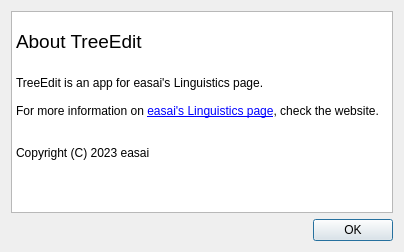
<?xml version="1.0" encoding="UTF-8"?>
<ui version="4.0">
 <class>AboutDialog</class>
 <widget class="QDialog" name="AboutDialog">
  <property name="geometry">
   <rect>
    <x>0</x>
    <y>0</y>
    <width>404</width>
    <height>252</height>
   </rect>
  </property>
  <property name="windowTitle">
   <string>About TreeEdit</string>
  </property>
  <layout class="QVBoxLayout" name="verticalLayout">
   <item>
    <widget class="QTextBrowser" name="textBrowser">
     <property name="html">
      <string>&lt;!DOCTYPE HTML PUBLIC &quot;-//W3C//DTD HTML 4.0//EN&quot; &quot;http://www.w3.org/TR/REC-html40/strict.dtd&quot;&gt;
&lt;html&gt;&lt;head&gt;&lt;meta name=&quot;qrichtext&quot; content=&quot;1&quot; /&gt;&lt;meta charset=&quot;utf-8&quot; /&gt;&lt;style type=&quot;text/css&quot;&gt;
p, li { white-space: pre-wrap; }
hr { height: 1px; border-width: 0; }
li.unchecked::marker { content: &quot;\2610&quot;; }
li.checked::marker { content: &quot;\2612&quot;; }
&lt;/style&gt;&lt;/head&gt;&lt;body style=&quot; font-family:'Segoe UI'; font-size:9pt; font-weight:400; font-style:normal;&quot;&gt;
&lt;p style=&quot;-qt-paragraph-type:empty; margin-top:0px; margin-bottom:0px; margin-left:0px; margin-right:0px; -qt-block-indent:0; text-indent:0px;&quot;&gt;&lt;br /&gt;&lt;/p&gt;
&lt;p style=&quot; margin-top:0px; margin-bottom:0px; margin-left:0px; margin-right:0px; -qt-block-indent:0; text-indent:0px;&quot;&gt;&lt;span style=&quot; font-size:14pt;&quot;&gt;About TreeEdit&lt;/span&gt;&lt;/p&gt;
&lt;p style=&quot;-qt-paragraph-type:empty; margin-top:0px; margin-bottom:0px; margin-left:0px; margin-right:0px; -qt-block-indent:0; text-indent:0px; font-size:14pt;&quot;&gt;&lt;br /&gt;&lt;/p&gt;
&lt;p style=&quot; margin-top:0px; margin-bottom:0px; margin-left:0px; margin-right:0px; -qt-block-indent:0; text-indent:0px;&quot;&gt;TreeEdit is an app for easai's Linguistics page.&lt;/p&gt;
&lt;p style=&quot;-qt-paragraph-type:empty; margin-top:0px; margin-bottom:0px; margin-left:0px; margin-right:0px; -qt-block-indent:0; text-indent:0px;&quot;&gt;&lt;br /&gt;&lt;/p&gt;
&lt;p style=&quot; margin-top:0px; margin-bottom:0px; margin-left:0px; margin-right:0px; -qt-block-indent:0; text-indent:0px;&quot;&gt;For more information on &lt;a href=&quot;https://lang-easai.web.app/&quot;&gt;&lt;span style=&quot; text-decoration: underline; color:#0000ff;&quot;&gt;easai's Linguistics page&lt;/span&gt;&lt;/a&gt;, check the website.&lt;/p&gt;
&lt;p style=&quot;-qt-paragraph-type:empty; margin-top:0px; margin-bottom:0px; margin-left:0px; margin-right:0px; -qt-block-indent:0; text-indent:0px;&quot;&gt;&lt;br /&gt;&lt;/p&gt;
&lt;p style=&quot;-qt-paragraph-type:empty; margin-top:0px; margin-bottom:0px; margin-left:0px; margin-right:0px; -qt-block-indent:0; text-indent:0px;&quot;&gt;&lt;br /&gt;&lt;/p&gt;
&lt;p style=&quot; margin-top:0px; margin-bottom:0px; margin-left:0px; margin-right:0px; -qt-block-indent:0; text-indent:0px;&quot;&gt;Copyright (C) 2023 easai&lt;/p&gt;&lt;/body&gt;&lt;/html&gt;</string>
     </property>
    </widget>
   </item>
   <item>
    <widget class="QDialogButtonBox" name="buttonBox">
     <property name="orientation">
      <enum>Qt::Horizontal</enum>
     </property>
     <property name="standardButtons">
      <set>QDialogButtonBox::Ok</set>
     </property>
    </widget>
   </item>
  </layout>
 </widget>
 <resources/>
 <connections>
  <connection>
   <sender>buttonBox</sender>
   <signal>accepted()</signal>
   <receiver>AboutDialog</receiver>
   <slot>accept()</slot>
   <hints>
    <hint type="sourcelabel">
     <x>248</x>
     <y>254</y>
    </hint>
    <hint type="destinationlabel">
     <x>157</x>
     <y>274</y>
    </hint>
   </hints>
  </connection>
  <connection>
   <sender>buttonBox</sender>
   <signal>rejected()</signal>
   <receiver>AboutDialog</receiver>
   <slot>reject()</slot>
   <hints>
    <hint type="sourcelabel">
     <x>316</x>
     <y>260</y>
    </hint>
    <hint type="destinationlabel">
     <x>286</x>
     <y>274</y>
    </hint>
   </hints>
  </connection>
 </connections>
</ui>
